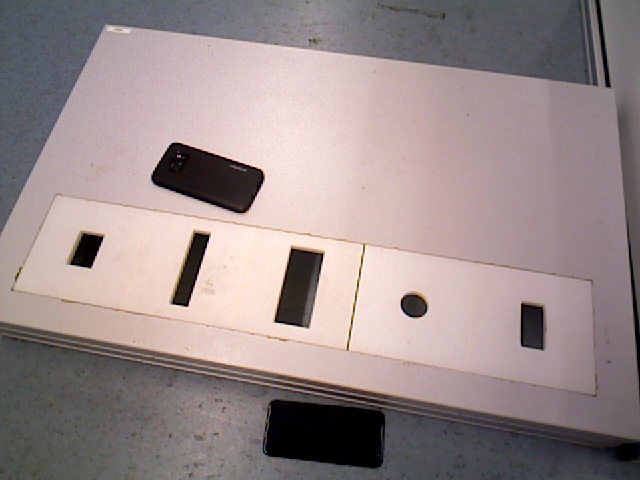
#> input picture src/Results/Seventh_set.jpg, 640 x 480 px
$ python objectRecognition.py   (Python 2 division)   (older library calls are emulated)
#> lines starting #> are read from the running program, lines starting #| are printed output that depends on the picture; after the words box and inside, x2 and y2 are one past the last pixel; in counts of white or black regions, pixels touching at a corner belong together
#> further down, im is the input picture: shape (480, 640, 3); mean B, G, R 138.9, 138.6, 152.8
import cv2
import numpy as np
import matplotlib.pyplot as plt
import sympy as sp
from skimage.measure import structural_similarity as ssim
import glob
import matplotlib.gridspec as gridspec

class ExtractTiles():

    def __init__(self,image, show = False, automatic = True, save = False):
#> called with show = True, automatic = True, save = False
        self.color_image = image
        self.image = cv2.cvtColor(image,cv2.COLOR_BGR2GRAY)
        self.show = show
        #self.show_image(self.image,"original image")
        self.save = save
        self.len_of_halfDiagnol = (np.sqrt (70**2 + 14 **2) )/2
        if automatic == True:
            self.main()

    def main(self):
        self.get_contours()
        self.extract_line()
        self.crop_image()
        self.get_tile_contour()
        self.find_corners()
        #self.sort_points()
        self.get_final_corner()
        self.homography()
        self.get_tiles()

    def slope_function(self,y1,y2,x1,x2):
        if x2 != x1:
            return float(y2-y1)/float(x2-x1)
        else:
            return 0.

    def distance_function(self,x1,x2,y1,y2):
        return np.sqrt((x2-x1)**2+(y2-y1)**2)

    def show_image(self,image,name):
        cv2.imshow(name,image)
        cv2.waitKey(0)
        cv2.destroyAllWindows()

    def plot_points(self,image,points,title,show_line = False):
        if show_line == True:
            cv2.line(image,(points[0,0],points[0,1]),(points[-1,0],points[-1,1]),(255,0,0),1)
        for p in points:
            cv2.circle(image,(p[0],p[1]),3,(0,0,255),-1)

        #print points[0,:],points[-1,:]
        if self.save == True:
            cv2.imwrite('line.jpg',image)
        self.show_image(image,title)

    def get_pixelPerCM(self):
        #Pixel per centimeter is calculated based on the fact that the distance between the
        #cavity tile is 14cm

        a = self.final_five_points
        #a = np.array(a)
        b = np.zeros(len(a)-1)
        for i in range (len(a)-1) :
            b[i]= abs (a[i][0]-a[i+1][0])

        #average distance between the center of the cavity tiles is divided by 14

        self.pixelPerCM = np.mean(b)/14


    def get_contours(self,show = False):
#> called with show = False
        edges = cv2.Canny(self.image,120,500)
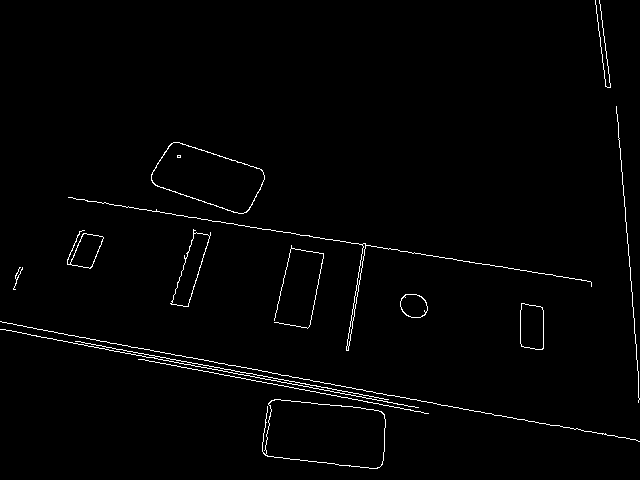
#> edges: shape (480, 640); 1.5% white in thin lines or dots
        _, contours, hierarchy = cv2.findContours(edges,cv2.RETR_TREE,cv2.CHAIN_APPROX_SIMPLE)
#> contours = 27 contours, 10 with area under 20; largest, box (x1, y1, x2, y2) and area: (262, 399, 386, 469) 6752, (265, 399, 386, 469) 6734, (151, 142, 265, 214) 4924, (151, 142, 265, 214) 4868, (170, 229, 211, 307) 1210
        objects = np.zeros([self.image.shape[0],self.image.shape[1],3], 'uint8')
        self.center_points = []
        for c in contours:
            area = cv2.contourArea(c)
            if area >= 1 and area <= 100000:
                cv2.drawContours(objects,[c],-1,(255,0,0),-1)
                M = cv2.moments(c)
                cx = int( M['m10']/M['m00'])
                cy = int( M['m01']/M['m00'])
                self.center_points.append((cx,cy))
                cv2.circle(objects,(cx,cy),4,(0,0,255),-1)
#> this loop made 27 passes
#> (area, cx, cy) on passes 1, 2, 6, 7, 8, 9, 12, 13, 14, 15, 16, 18: (6752.5, 325, 433), (6734.5, 325, 433), (975.5, 531, 326), (972.5, 531, 326), (507, 413, 305), (486, 413, 305), (718.5, 86, 250), (694.5, 86, 250), (1210, 190, 269), (1188.5, 190, 269), (241.5, 354, 294), (55, 349, 333)
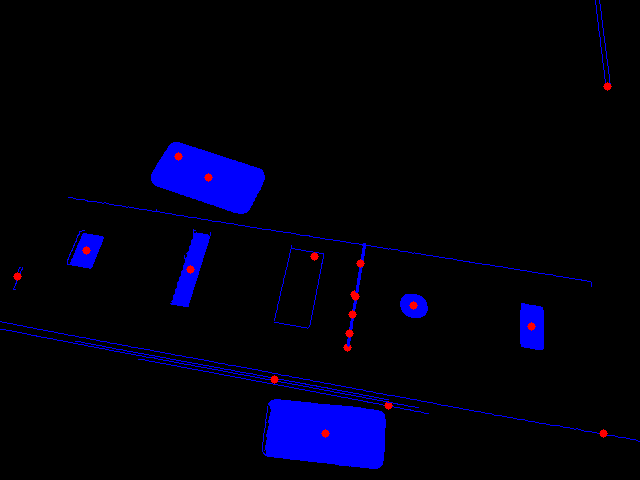
#> objects: shape (480, 640, 3); mean of channels 0, 1, 2 15.1, 0, 0.7; drawn as B, G, R
#> after the loop, self.center_points = 26 pairs, first value 17 to 607, second value 86 to 433
        if self.save == True:
            cv2.imwrite('cavitycontours.jpg',objects)
        if show == True or self.show == True:
            self.show_image(objects,"Extracted Contours")

    def extract_line(self,show=False):
#> called with show = False
        self.center_points = list(set(self.center_points))
#> self.center_points = [(274, 379), (413, 305), (325, 433), (314, 256), (190, 269), (208, 177), (347, 347), (355, 296), (354, 294), (17, 276), (86, 250), (531, 326), (607, 86), (178, 156), (388, 405), (603, 433), (352, 314), (360, 263), (349, 333)]
        length = len(self.center_points)
#> length = 19
        points = []
        for i in xrange(length):
            for j in xrange(length):

                if j> i:
                    distance = self.distance_function(self.center_points[j][0],self.center_points[i][0],self.center_points[j][1],self.center_points[i][1])

                    if distance <= 12:
                        points.append(self.center_points[j])
#> this loop made 19 passes
#> after the loop, points = [(354, 294)]

        for j in points:
            try:
                self.center_points.remove(j)
            except:
                pass
#> this loop made 1 pass
#> after the loop, self.center_points = [(274, 379), (413, 305), (325, 433), (314, 256), (190, 269), (208, 177), (347, 347), (355, 296), (17, 276), (86, 250), (531, 326), (607, 86), (178, 156), (388, 405), (603, 433), (352, 314), (360, 263), (349, 333)]

        self.center_points = np.array(self.center_points)
#> self.center_points = 18 rows, first 8: [274, 379], [413, 305], [325, 433], [314, 256], [190, 269], [208, 177], [347, 347], [355, 296]
        length = len(self.center_points)
#> length = 18
        x,y,x1,y1,m = sp.symbols('x,y,x1,y1,m')
        eq = (y-y1)-(m*(x-x1))
        min_error = 1000
        for i in xrange(length):
            for j in xrange(length):
                if j>i:
                    #print center_points[j,0],center_points[i,0],center_points[j,1],center_points[i,1]
                    slope = self.slope_function(self.center_points[j,1],self.center_points[i,1],self.center_points[j,0],self.center_points[i,0])

                    eq1 = eq.subs({y1:self.center_points[i,1],x1:self.center_points[i,0],m:slope})
                    counter = 0
                    points = []
                    error =0
                    for k in xrange(len(self.center_points)):
                        dist = eq1.subs({x:self.center_points[k,0],y:self.center_points[k,1]})

                        if abs(dist) <= 10:
                            error += abs(dist)
                            #print dist
                            counter += 1
                            points.append(self.center_points[k])

                    if counter >= 5:
                        min_error = min(min_error,error)
                        if min_error == error:
                            self.final_five_points = points
                        im2 = self.color_image.copy()
                        #print distlist
                        for it,p in enumerate(points):
                            cv2.circle(im2,(p[0],p[1]),4,(0,0,255),-1)
#> this loop made 18 passes

        self.final_five_points =  np.array(self.final_five_points)[np.array(self.final_five_points)[:,0].argsort()]
#> self.final_five_points = [[86, 250], [190, 269], [355, 296], [413, 305], [531, 326]]
        self.get_pixelPerCM()
#> in get_pixelPerCM, `a = self.final_five_points`: a has the same summary as self.final_five_points in extract_line
#> in get_pixelPerCM, `b = np.zeros(len(a)-1)`: b = [0, 0, 0, 0]
#> the loop in get_pixelPerCM, `for i in range (len(a)-1) :` made 4 passes
#> after the loop in get_pixelPerCM, `for i in range (len(a)-1) :`: b = [104, 165, 58, 118]
#> in get_pixelPerCM, `self.pixelPerCM = np.mean(b)/14`: self.pixelPerCM = 7.95
        if show == True or self.show == True:
            self.plot_points(self.color_image,self.final_five_points,"Final five points",show_line= True)
#> in plot_points, `cv2.line(image,(points[0,0],points[0,1]),(points[-1,0],points[-1,1]),(..`: image: shape (480, 640, 3); 0.15% of pixels changed, all inside (x1, y1, x2, y2) = (86, 250, 532, 327)
#> the loop in plot_points, `for p in points:` made 5 passes
#> after the loop in plot_points, `for p in points:`:
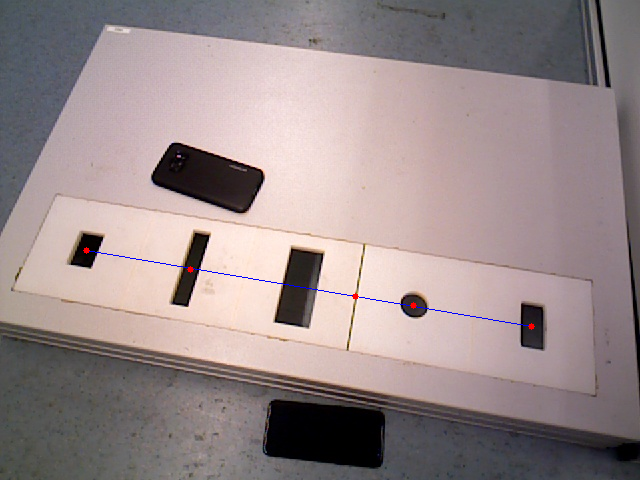
#> image: shape (480, 640, 3); mean B, G, R 139, 138.3, 152.6

    def crop_image(self,show = False):
#> called with show = False
        dist = 0
        for i in xrange(len(self.final_five_points)-1):
            dist += self.distance_function(self.final_five_points[i,0],self.final_five_points[i+1,0],self.final_five_points[i,1],self.final_five_points[i+1,1])
#> this loop made 4 passes
#> dist on passes 1 to 4: 105.7, 272.9, 331.6, 451.5
#> after the loop, dist = 451.5
        dist = int(dist/(len(self.final_five_points)-1))*2/3+5
#> dist = 79
        x_min = self.final_five_points[0,0]-dist-10 if self.final_five_points[0,0]-dist-10 > 0 else 0
#> x_min = 0
        x_max = self.final_five_points[-1,0]+dist+10 if self.final_five_points[-1,0]+dist < self.image.shape[1] else self.image.shape[1]
#> x_max = 620
        y_min = min(self.final_five_points[:,1])-dist if min(self.final_five_points[:,1])-dist > 0 else 0
#> y_min = 171
        y_max = max(self.final_five_points[:,1])+dist if max(self.final_five_points[:,1])+dist < self.image.shape[0] else self.image.shape[0]
#> y_max = 405
        self.crop= self.image[y_min:y_max,x_min:x_max]
        if self.save == True:
            cv2.imwrite('cropped.jpg',self.crop)
        if show == True  or self.show == True:
            self.show_image(self.crop,"Cropped Image")

    def get_tile_contour(self,show = False):
#> called with show = False
        adapt = cv2.adaptiveThreshold(self.crop, 255, cv2.ADAPTIVE_THRESH_GAUSSIAN_C, cv2.THRESH_BINARY,51,1)
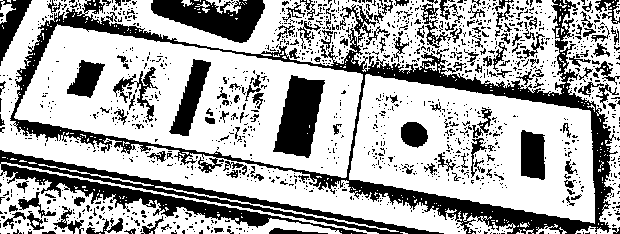
#> adapt: shape (234, 620); 67.1% white; 1424 black regions (1273 under 20 px)
        _, contours, hierarchy = cv2.findContours(adapt,cv2.RETR_TREE,cv2.CHAIN_APPROX_SIMPLE)
#> contours = 2093 contours, 1863 with area under 20; largest, box (x1, y1, x2, y2) and area: (0, 0, 566, 234) 36823, (14, 24, 363, 178) 32842, (349, 74, 595, 224) 25586, (0, 162, 379, 234) 8455, (560, 0, 620, 234) 6096
        self.objects = np.zeros([adapt.shape[0],adapt.shape[1],3], 'uint8')
        center_points = []
        detected_contours = 0
        for c in contours:
            area = cv2.contourArea(c)
            shape = self.detect(c)

            #pixel per cm is taken with 30% tolerance
            if area >= 5000 and area <= 100000 and shape != "unidentified":
                detected_contours += 1
                cv2.drawContours(self.objects,[c],-1,(255,255,0),-1)
                epsilon = 0.005*cv2.arcLength(c,True)
                self.corner_points = np.float32(np.squeeze(cv2.approxPolyDP(c,epsilon,True)))
                M = cv2.moments(c)
                cx = int( M['m10']/M['m00'])
                cy = int( M['m01']/M['m00'])
                center_points.append([cx,cy])
#> this loop made 2093 passes
#> (area, detected_contours, epsilon, self.corner_points, cx, cy) on passes 338, 729: (25586, 1, 3.67, [[365, 75], [349, 179], [594, 223], [589, 110]], 475, 147), (32842.5, 2, 4.6, [[14, 116], [345, 177], [362, 74], [57, 24]], 195, 99)
#> (area, shape, peri in detect) on passes 17, 37, 48: (83, 'unidentified', 92.43), (389, 'unidentified', 281.2), (23.5, 'unidentified', 25.56)
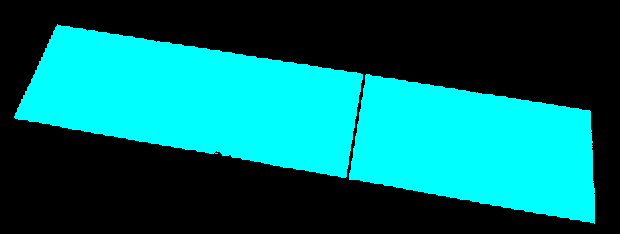
#> self.objects: shape (234, 620, 3); mean of channels 0, 1, 2 104, 104, 0; drawn as B, G, R
#> after the loop, center_points = [[475, 147], [195, 99]]; detected_contours = 2

        center_points = np.array(center_points)
        #print "center points",center_points

        if detected_contours == 1:
            self.tile_center_point= center_points
            self.tile_center_point= self.tile_center_point.flatten()
        else:
            self.tile_center_point= np.mean(center_points,axis=0,dtype=int)
#> self.tile_center_point = [335, 123]
            #self.tile_center_point = int(self.tile_center_point)

        print "Center of the tile is",self.tile_center_point
#| Center of the tile is [335 123]
        if self.save == True:
            cv2.imwrite('5tiles.jpg',self.objects)
        if show == True  or self.show == True:
            cv2.circle(self.objects,(self.tile_center_point[0],self.tile_center_point[1]),4,(0,255,255),-1)
#> self.objects: shape (234, 620, 3); 0.03% of pixels changed, all inside (x1, y1, x2, y2) = (331, 119, 340, 128)
            self.show_image(self.objects,"Contour of Tiles")

    def find_corners(self,show = False):
        #find all possible corner points
#> called with show = False
        gray = cv2.cvtColor(self.objects,cv2.COLOR_BGR2GRAY)
        dst = cv2.cornerHarris(gray,7,21,0.1)
        ret, dst = cv2.threshold(dst,0.1*dst.max(),255,0)
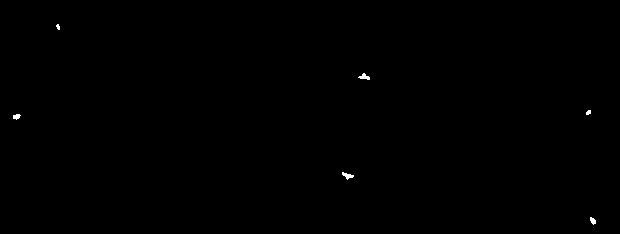
#> dst: shape (234, 620) float32; 0.13% white; 6 white regions (1 under 20 px), largest, box (x1, y1, x2, y2) and area: (342, 172, 354, 180) 47, (358, 73, 370, 80) 45, (13, 114, 21, 120) 33, (590, 217, 596, 225) 32, (586, 110, 591, 115) 20
#> ret = 7.54e+16
        dst = np.uint8(dst)

        ret, labels, stats, centroids = cv2.connectedComponentsWithStats(dst)
#> labels: shape (234, 620) int32; 7 distinct labels, from 0 to 6
#> ret = 7; stats = [[0, 0, 620, 234, 144886], [56, 24, 4, 6, 17], [358, 73, 12, 7, 45], [586, 110, 5, 5, 20], [13, 114, 8, 6, 33], [342, 172, 12, 8, 47], [590, 217, 6, 8, 32]]; centroids = [[309.5, 116.5], [57.71, 26.47], [364, 76.51], [588.1, 112], [16.21, 116.2], [347.2, 175.2], [592.5, 220.4]]

        criteria = (cv2.TERM_CRITERIA_EPS + cv2.TERM_CRITERIA_MAX_ITER, 100, 0.001)
#> criteria = (3, 100, 0.001)
        corners = cv2.cornerSubPix(gray,np.float32(centroids),(5,5),(-1,-1),criteria)
#> corners = [[309.5, 116.5], [57.05, 24.06], [363.7, 74.4], [590.2, 109.8], [13.37, 117], [347.3, 177.6], [594.3, 223.3]]

        res = np.hstack((centroids,corners))
#> res = [[309.5, 116.5, 309.5, 116.5], [57.71, 26.47, 57.05, 24.06], [364, 76.51, 363.7, 74.4], [588.1, 112, 590.2, 109.8], [16.21, 116.2, 13.37, 117], [347.2, 175.2, 347.3, 177.6], [592.5, 220.4, 594.3, 223.3]]
        res = np.int0(res)
#> res = [[309, 116, 309, 116], [57, 26, 57, 24], [364, 76, 363, 74], [588, 112, 590, 109], [16, 116, 13, 117], [347, 175, 347, 177], [592, 220, 594, 223]]

        self.objects[res[:,3],res[:,2]] = [0,0,255]
#> self.objects: shape (234, 620, 3); mean of channels 0, 1, 2 104, 104, 0.1
        self.corners = np.vstack((res[:,2],res[:,3])).T
#> self.corners = [[309, 116], [57, 24], [363, 74], [590, 109], [13, 117], [347, 177], [594, 223]]

        if self.save == True:
            cv2.imwrite('Corners.jpg',self.objects[0:50,0:50])
        if show == True  or self.show == True:
            self.plot_points(self.objects,self.corners,"All corner Points")
#> the loop in plot_points (call 2), `for p in points:` made 7 passes
            #self.show_image(self.objects,"Corners")

    # [22 lines left out: function sort_points, not called in this run]

    def get_final_corner(self):
        dist_btw_ctr_corner = self.len_of_halfDiagnol * self.pixelPerCM
#> dist_btw_ctr_corner = 283.6
        #print "ditance between center and the corners in pixel", dist_btw_ctr_corner
        final_corner_points = []
        for pt in self.corners:

            dist = self.distance_function(pt[0],self.tile_center_point[0],pt[1],self.tile_center_point[1])

            #look for the points that lie at the distance of approximated diagnol value with 10% tolerance
            if dist < 1.3*dist_btw_ctr_corner and dist > 0.7*dist_btw_ctr_corner:
                final_corner_points.append([pt[0],pt[1]])
#> this loop made 7 passes
#> (pt, dist) on passes 1 to 7: ([309, 116], 26.93), ([57, 24], 295.1), ([363, 74], 56.44), ([590, 109], 255.4), ([13, 117], 322.1), ([347, 177], 55.32), ([594, 223], 277.6)
#> after the loop, final_corner_points = [[57, 24], [590, 109], [13, 117], [594, 223]]

        self.final_corner_points = np.array(final_corner_points)
#> self.final_corner_points = [[57, 24], [590, 109], [13, 117], [594, 223]]
        self.final_corner_points = np.float32(self.final_corner_points)
        if len (self.final_corner_points) == 4:
            print "Four corner points are", self.final_corner_points
#| Four corner points are [[ 57.  24.]
#|  [590. 109.]
#|  [ 13. 117.]
#|  [594. 223.]]
            if self.show == True:
                self.plot_points(self.objects,self.final_corner_points,"Final corner points")

        else:
            print "Only", len(self.final_corner_points),"corner points found"

    def homography(self,show = False):
        #print self.corner_points
#> called with show = False
        pts2 = np.float32([[0,0],[1000,0],[0,200],[1000,200]])
        M = cv2.getPerspectiveTransform(self.final_corner_points,pts2)
#> M = [[2.01, 0.952, -137.5], [-0.357, 2.24, -33.4], [7.12e-05, 0.00102, 1]]
        self.dst = cv2.warpPerspective(self.crop,M,(1000,200))
        ret, thresh = cv2.threshold(self.dst, 120, 255, cv2.THRESH_BINARY_INV)
#> thresh: shape (200, 1000); 10.9% white; 20 white regions (5 under 20 px), largest, box (x1, y1, x2, y2) and area: (473, 30, 536, 177) 8793, (288, 30, 321, 177) 4575, (884, 61, 927, 144) 3245
        thresh_adapt = cv2.adaptiveThreshold(self.dst, 255, cv2.ADAPTIVE_THRESH_GAUSSIAN_C, cv2.THRESH_BINARY,115,1)
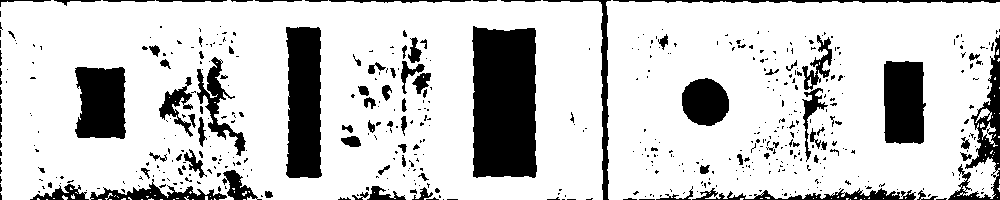
#> thresh_adapt: shape (200, 1000); 80.2% white; 527 black regions (431 under 20 px), largest, box (x1, y1, x2, y2) and area: (472, 26, 537, 178) 9183, (286, 27, 322, 178) 4905, (75, 67, 126, 139) 3228
        if self.save == True:
            cv2.imwrite('homography.jpg',self.dst)
        if show == True  or self.show == True:
            self.show_image(thresh_adapt,"Transformed Tiles")

    # [8 lines left out: function get_tiles, not called in this run]

    def detect(self, c):
        # initialize the shape name and approximate the contour
        shape = "unidentified"
        peri = cv2.arcLength(c, True)
        approx = cv2.approxPolyDP(c, 0.01 * peri, True)

        # if the shape has 4 vertices, it is either a square or
        # a rectangle
        if len(approx) == 4:
            # compute the bounding box of the contour and use the
            # bounding box to compute the aspect ratio
            (x, y, w, h) = cv2.boundingRect(approx)
            ar = w / float(h)

            # a square will have an aspect ratio that is approximately
            # equal to one, otherwise, the shape is a rectangle
            shape = "square" if ar >= 0.95 and ar <= 1.05 else "rectangle"

        # return the name of the shape
        return shape

class Find_objects():

    # [130 lines left out: functions __init__, show_image, mse, compare_images, compare_this_image_with_database, find_object_name and 1 more, not called in this run]

if __name__ == "__main__":
     im = cv2.imread('Results/Seventh_set.jpg')
     tiles = ExtractTiles(im,show=True)
     a = Find_objects(tiles.tiles,show=True)
